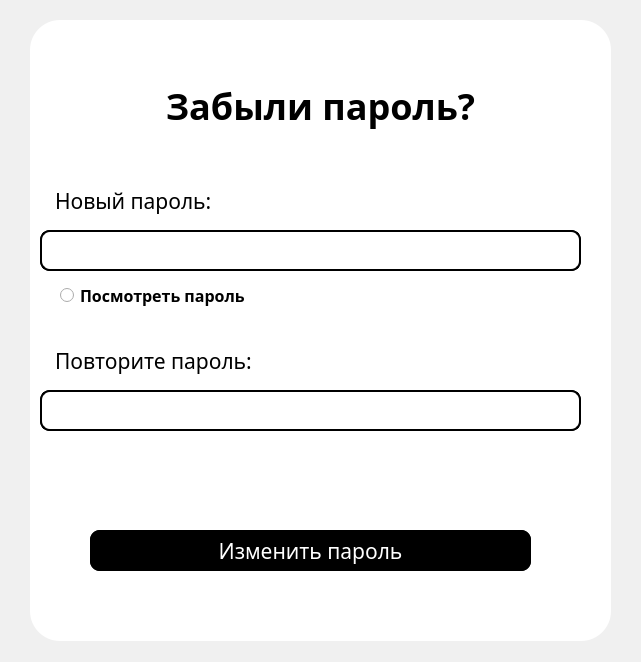
<?xml version="1.0" encoding="UTF-8"?>
<ui version="4.0">
 <class>MainWindow</class>
 <widget class="QMainWindow" name="MainWindow">
  <property name="geometry">
   <rect>
    <x>0</x>
    <y>0</y>
    <width>641</width>
    <height>662</height>
   </rect>
  </property>
  <property name="windowTitle">
   <string>MainWindow</string>
  </property>
  <property name="styleSheet">
   <string notr="true">background-color: rgb(240, 240, 240);</string>
  </property>
  <widget class="QWidget" name="centralwidget">
   <widget class="QLabel" name="container">
    <property name="geometry">
     <rect>
      <x>30</x>
      <y>20</y>
      <width>581</width>
      <height>621</height>
     </rect>
    </property>
    <property name="font">
     <font>
      <family>Microsoft YaHei</family>
      <underline>true</underline>
     </font>
    </property>
    <property name="styleSheet">
     <string notr="true">background-color: #fff; border-radius: 30px;</string>
    </property>
    <property name="text">
     <string/>
    </property>
   </widget>
   <widget class="QPushButton" name="button">
    <property name="geometry">
     <rect>
      <x>90</x>
      <y>530</y>
      <width>441</width>
      <height>41</height>
     </rect>
    </property>
    <property name="font">
     <font>
      <family>Microsoft YaHei</family>
      <pointsize>16</pointsize>
     </font>
    </property>
    <property name="styleSheet">
     <string notr="true">QPushButton#button {
	background-color: black; 
	color: white;
	border-radius: 10px;
}

QPushButton#button:hover {
	background-color: #474744;
}</string>
    </property>
    <property name="text">
     <string>Подтвердить код</string>
    </property>
   </widget>
   <widget class="QLineEdit" name="email_edit">
    <property name="geometry">
     <rect>
      <x>40</x>
      <y>230</y>
      <width>541</width>
      <height>41</height>
     </rect>
    </property>
    <property name="font">
     <font>
      <family>Microsoft YaHei</family>
      <pointsize>15</pointsize>
     </font>
    </property>
    <property name="styleSheet">
     <string notr="true">background-color: #fff;
border: 2px solid black;
border-radius: 10px;
padding: 0 10px;
</string>
    </property>
    <property name="text">
     <string/>
    </property>
    <property name="placeholderText">
     <string>example@&lt;domain&gt;.[ru/com]</string>
    </property>
   </widget>
   <widget class="QLabel" name="feedback">
    <property name="geometry">
     <rect>
      <x>40</x>
      <y>460</y>
      <width>551</width>
      <height>41</height>
     </rect>
    </property>
    <property name="font">
     <font>
      <pointsize>12</pointsize>
      <underline>true</underline>
     </font>
    </property>
    <property name="styleSheet">
     <string notr="true">background-color: #fff;
padding: 0 10px; color: red;</string>
    </property>
    <property name="text">
     <string/>
    </property>
   </widget>
   <widget class="QLabel" name="header">
    <property name="geometry">
     <rect>
      <x>40</x>
      <y>80</y>
      <width>561</width>
      <height>51</height>
     </rect>
    </property>
    <property name="font">
     <font>
      <family>Microsoft YaHei</family>
      <pointsize>27</pointsize>
      <weight>75</weight>
      <bold>true</bold>
     </font>
    </property>
    <property name="styleSheet">
     <string notr="true">background-color: #fff;</string>
    </property>
    <property name="text">
     <string>Забыли пароль?</string>
    </property>
    <property name="alignment">
     <set>Qt::AlignCenter</set>
    </property>
   </widget>
   <widget class="QLabel" name="code">
    <property name="geometry">
     <rect>
      <x>40</x>
      <y>340</y>
      <width>531</width>
      <height>41</height>
     </rect>
    </property>
    <property name="font">
     <font>
      <family>Microsoft YaHei</family>
      <pointsize>16</pointsize>
      <weight>50</weight>
      <bold>false</bold>
     </font>
    </property>
    <property name="styleSheet">
     <string notr="true">background-color: #fff;
padding: 0 10px;</string>
    </property>
    <property name="text">
     <string>Код подтверждения:</string>
    </property>
   </widget>
   <widget class="QLabel" name="email">
    <property name="geometry">
     <rect>
      <x>40</x>
      <y>180</y>
      <width>531</width>
      <height>41</height>
     </rect>
    </property>
    <property name="font">
     <font>
      <family>Microsoft YaHei</family>
      <pointsize>16</pointsize>
      <weight>50</weight>
      <bold>false</bold>
     </font>
    </property>
    <property name="styleSheet">
     <string notr="true">background-color: #fff;
padding: 0 10px;</string>
    </property>
    <property name="text">
     <string>Email пользователя:</string>
    </property>
   </widget>
   <widget class="QPushButton" name="button_code">
    <property name="geometry">
     <rect>
      <x>190</x>
      <y>280</y>
      <width>261</width>
      <height>31</height>
     </rect>
    </property>
    <property name="font">
     <font>
      <family>Microsoft YaHei</family>
      <pointsize>10</pointsize>
     </font>
    </property>
    <property name="styleSheet">
     <string notr="true">background-color: black; color: white; border-radius: 10px;</string>
    </property>
    <property name="text">
     <string>Отправить код</string>
    </property>
   </widget>
   <widget class="QLineEdit" name="code_edit">
    <property name="geometry">
     <rect>
      <x>40</x>
      <y>390</y>
      <width>541</width>
      <height>41</height>
     </rect>
    </property>
    <property name="font">
     <font>
      <family>Microsoft YaHei</family>
      <pointsize>15</pointsize>
     </font>
    </property>
    <property name="styleSheet">
     <string notr="true">background-color: #fff;
border: 2px solid black;
border-radius: 10px;
padding: 0 10px;
</string>
    </property>
    <property name="text">
     <string/>
    </property>
    <property name="echoMode">
     <enum>QLineEdit::Normal</enum>
    </property>
   </widget>
   <widget class="QLineEdit" name="new_password_edit">
    <property name="geometry">
     <rect>
      <x>40</x>
      <y>230</y>
      <width>541</width>
      <height>41</height>
     </rect>
    </property>
    <property name="font">
     <font>
      <family>Microsoft YaHei</family>
      <pointsize>15</pointsize>
     </font>
    </property>
    <property name="styleSheet">
     <string notr="true">background-color: #fff;
border: 2px solid black;
border-radius: 10px;
padding: 0 10px;
</string>
    </property>
    <property name="text">
     <string/>
    </property>
    <property name="echoMode">
     <enum>QLineEdit::Password</enum>
    </property>
   </widget>
   <widget class="QLabel" name="new_password">
    <property name="geometry">
     <rect>
      <x>40</x>
      <y>180</y>
      <width>531</width>
      <height>41</height>
     </rect>
    </property>
    <property name="font">
     <font>
      <family>Microsoft YaHei</family>
      <pointsize>16</pointsize>
      <weight>50</weight>
      <bold>false</bold>
     </font>
    </property>
    <property name="styleSheet">
     <string notr="true">background-color: #fff;
padding: 0 10px;</string>
    </property>
    <property name="text">
     <string>Новый пароль:</string>
    </property>
   </widget>
   <widget class="QLabel" name="new_password_confim">
    <property name="geometry">
     <rect>
      <x>40</x>
      <y>340</y>
      <width>531</width>
      <height>41</height>
     </rect>
    </property>
    <property name="font">
     <font>
      <family>Microsoft YaHei</family>
      <pointsize>16</pointsize>
      <weight>50</weight>
      <bold>false</bold>
     </font>
    </property>
    <property name="styleSheet">
     <string notr="true">background-color: #fff;
padding: 0 10px;</string>
    </property>
    <property name="text">
     <string>Повторите пароль:</string>
    </property>
   </widget>
   <widget class="QLineEdit" name="new_password_confim_edit">
    <property name="geometry">
     <rect>
      <x>40</x>
      <y>390</y>
      <width>541</width>
      <height>41</height>
     </rect>
    </property>
    <property name="font">
     <font>
      <family>Microsoft YaHei</family>
      <pointsize>15</pointsize>
     </font>
    </property>
    <property name="styleSheet">
     <string notr="true">background-color: #fff;
border: 2px solid black;
border-radius: 10px;
padding: 0 10px;
</string>
    </property>
    <property name="text">
     <string/>
    </property>
    <property name="echoMode">
     <enum>QLineEdit::Password</enum>
    </property>
   </widget>
   <widget class="QPushButton" name="button_new_password">
    <property name="geometry">
     <rect>
      <x>90</x>
      <y>530</y>
      <width>441</width>
      <height>41</height>
     </rect>
    </property>
    <property name="font">
     <font>
      <family>Microsoft YaHei</family>
      <pointsize>16</pointsize>
     </font>
    </property>
    <property name="styleSheet">
     <string notr="true">QPushButton#button_new_password {
	background-color: black; 
	color: white;
	border-radius: 10px;
}

QPushButton#button_new_password:hover {
	background-color: #474744;
}</string>
    </property>
    <property name="text">
     <string>Изменить пароль</string>
    </property>
   </widget>
   <widget class="QRadioButton" name="view_password">
    <property name="geometry">
     <rect>
      <x>50</x>
      <y>280</y>
      <width>511</width>
      <height>31</height>
     </rect>
    </property>
    <property name="font">
     <font>
      <family>Microsoft YaHei</family>
      <pointsize>12</pointsize>
      <weight>75</weight>
      <bold>true</bold>
     </font>
    </property>
    <property name="styleSheet">
     <string notr="true">background-color: #fff;
padding: 0 10px;</string>
    </property>
    <property name="text">
     <string>Посмотреть пароль</string>
    </property>
    <property name="iconSize">
     <size>
      <width>16</width>
      <height>16</height>
     </size>
    </property>
   </widget>
  </widget>
 </widget>
 <resources/>
 <connections/>
</ui>
